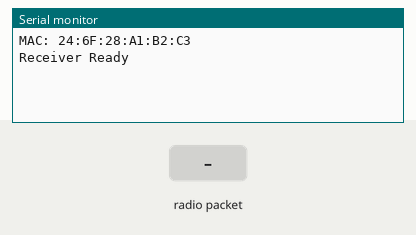
This sketch was run on a simulated ESP32-S3. Shown: the last lines printed to the serial monitor. Inputs (shaded band) come from the test bench.

Above: at 1.2 s.
1.3 s: radio packet "1" arrives
At 2.1 s:
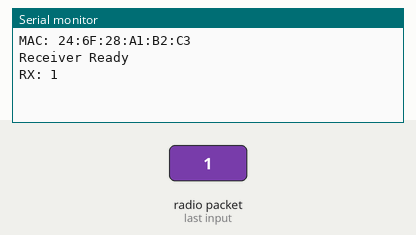
2.8 s: radio packet "0" arrives
At 3.2 s:
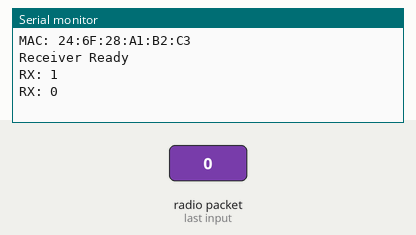
4.3 s: radio packet "2" arrives
At 5.5 s:
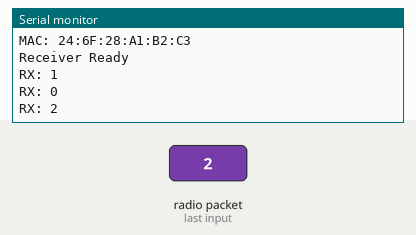

The sketch:

ATOMS3LITE.ino
```cpp
#include <WiFi.h>
#include <esp_now.h>

HardwareSerial Link(1);

void onReceive(
    const esp_now_recv_info_t *info,
    const uint8_t *data,
    int len)
{
    if (len > 0)
    {
        char c = (char)data[0];

        Serial.print("RX: ");
        Serial.println(c);

        Link.write(c);
    }
}

void setup()
{
    Serial.begin(115200);

    // RX=-1, TX=GPIO8
    Link.begin(115200, SERIAL_8N1, -1, 8);

    WiFi.mode(WIFI_STA);

    Serial.print("MAC: ");
    Serial.println(WiFi.macAddress());

    if (esp_now_init() != ESP_OK)
    {
        Serial.println("ESP-NOW init failed");
        while (1);
    }

    esp_now_register_recv_cb(onReceive);

    Serial.println("Receiver Ready");
}

void loop()
{
}
```

Measured:
- after the input at 1.3 s, the serial monitor: prints a new line at once (image 1)
- after the input at 2.8 s, the serial monitor: prints a new line at once (image 2)
- after the input at 4.3 s, the serial monitor: prints a new line at once (image 3)
